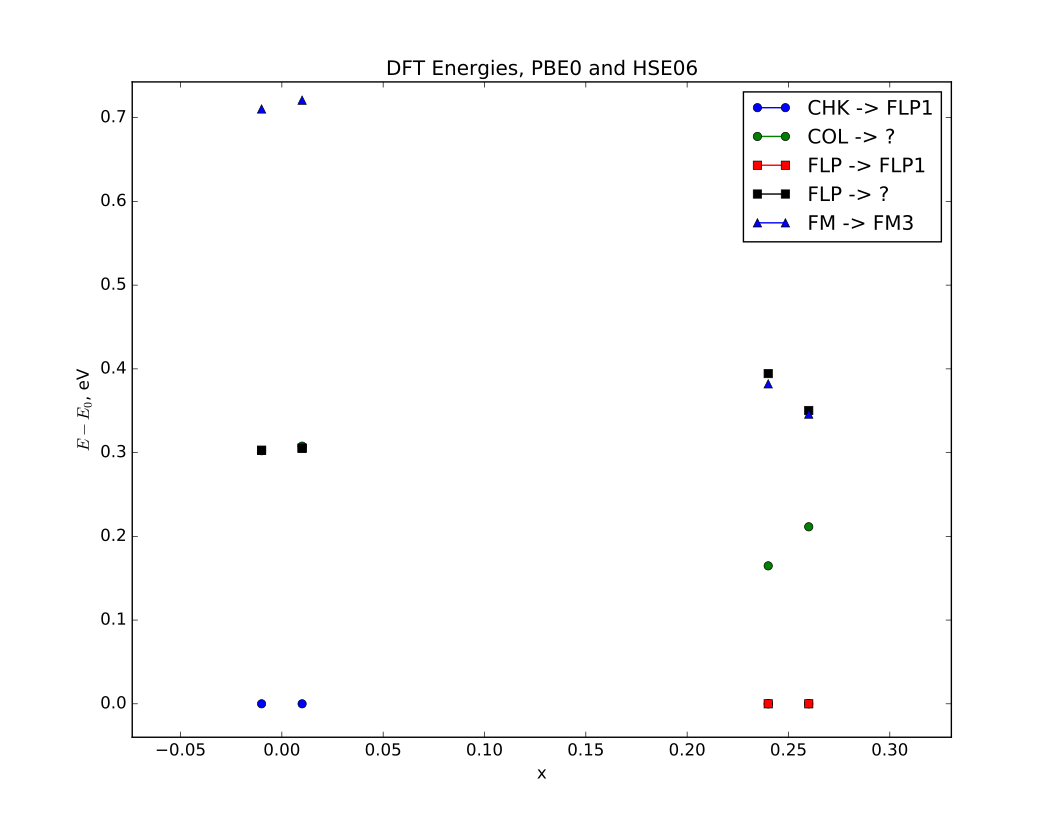

This chart was generated by the following Python code:
import pickle
import numpy as np
import pandas as pd
data={
  #Ordering: x=0, x=0.25_fv, x=0.25
  'PBE0':{
    'S':{
      'x':['0','0.25_fv','0.25'],
      'CHK':np.array([-9.2123749620223E+02,-9.2092111151634E+02,-9.2092791881441E+02])*27.2,
      'COL':np.array([-9.2122638412999E+02,-9.2091969201656E+02,-9.2092670972882E+02])*27.2,
      'FLP1':np.array([-9.2122636552756E+02,-9.2092669006119E+02,-9.2093343498725E+02])*27.2,
      'FLP3':np.array([-9.2122636552756E+02,-9.2091219092014E+02,-9.2091978045593E+02])*27.2,
      'FM':np.array([-9.2121137910381E+02,-9.2091264058011E+02,-9.2092026703934E+02])
    },
    'NS':{
      'x':['0','0.25_fv','0.25'],
      'CHK':np.array([-9.2123749620223E+02,-9.2092669002320E+02,-9.2093343507729E+02])*27.2,
      'COL':np.array([-9.2122638412999E+02,-9.2092063265454E+02,-9.2092758720044E+02])*27.2,
      'FLP1':np.array([-9.2122636552756E+02,-9.2092669022287E+02,-9.2093343503482E+02])*27.2,
      'FLP3':np.array([-9.2122636552756E+02,-9.2091219109429E+02,-9.2091978048822E+02])*27.2,
      'FM':np.array([-9.2121137910381E+02,-9.2091264054414E+02,-9.2092002873599E+02])*27.2
    },
  },
  'HSE06':{
    'S':{
      'x':['0','0.25_fv','0.25'],
      'CHK':np.array([-9.2122881518088E+02,0,0])*27.2,
      'COL':np.array([-9.2121750188336E+02,0,0])*27.2,
      'FLP1':np.array([-9.2121759082240E+02,0,0])*27.2,
      'FLP3':np.array([-9.2121759082240E+02,0,0])*27.2,
      'FM':np.array([-9.2120231036158E+02,0,0])*27.2
    },
    'NS':{
      'x':['0','0.25_fv','0.25'],
      'CHK':np.array([-9.2122881518088E+02,-9.2092109901659E+02,0])*27.2,
      'COL':np.array([-9.2121750188336E+02,-9.2091332695333E+02,0])*27.2,
      'FLP1':np.array([-9.2121759082240E+02,-9.2092109920075E+02,0])*27.2,
      'FLP3':np.array([-9.2121759082240E+02,-9.2090821996870E+02,0])*27.2,
      'FM':np.array([-9.2120231036158E+02,-9.2090837968879E+02,0])*27.2
    },
  }
}
  
df=pd.DataFrame(data=data)
pickle.dump(df,open('dft_energies.p','wb'))

import matplotlib.pyplot as plt
df=pickle.load(open('dft_energies.p','rb'))
#Undoped
plt.plot([-0.01],df['PBE0']['NS']['CHK'][0]-df['PBE0']['NS']['CHK'][0],label='CHK -> FLP1',marker='o',c='b')
plt.plot([-0.01],df['PBE0']['NS']['COL'][0]-df['PBE0']['NS']['CHK'][0],label='COL -> ?',marker='o',c='g')
plt.plot([-0.01],df['PBE0']['NS']['FLP1'][0]-df['PBE0']['NS']['CHK'][0],label='FLP -> FLP1',marker='s',c='r')
plt.plot([-0.01],df['PBE0']['NS']['FLP3'][0]-df['PBE0']['NS']['CHK'][0],label='FLP -> ?',marker='s',c='k')
plt.plot([-0.01],df['PBE0']['NS']['FM'][0]-df['PBE0']['NS']['CHK'][0],label='FM -> FM3',marker='^',c='b')

plt.plot([0.01],df['HSE06']['NS']['CHK'][0]-df['HSE06']['NS']['CHK'][0],marker='o',c='b')
plt.plot([0.01],df['HSE06']['NS']['COL'][0]-df['HSE06']['NS']['CHK'][0],marker='o',c='g')
plt.plot([0.01],df['HSE06']['NS']['FLP1'][0]-df['HSE06']['NS']['CHK'][0],marker='s',c='r')
plt.plot([0.01],df['HSE06']['NS']['FLP3'][0]-df['HSE06']['NS']['CHK'][0],marker='s',c='k')
plt.plot([0.01],df['HSE06']['NS']['FM'][0]-df['HSE06']['NS']['CHK'][0],marker='^',c='b')

#Doped
plt.plot([0.24],df['PBE0']['NS']['CHK'][1]-df['PBE0']['NS']['FLP1'][1],marker='o',c='b')
plt.plot([0.24],df['PBE0']['NS']['COL'][1]-df['PBE0']['NS']['FLP1'][1],marker='o',c='g')
plt.plot([0.24],df['PBE0']['NS']['FLP1'][1]-df['PBE0']['NS']['FLP1'][1],marker='s',c='r')
plt.plot([0.24],df['PBE0']['NS']['FLP3'][1]-df['PBE0']['NS']['FLP1'][1],marker='s',c='k')
plt.plot([0.24],df['PBE0']['NS']['FM'][1]-df['PBE0']['NS']['FLP1'][1],marker='^',c='b')

plt.plot([0.26],df['HSE06']['NS']['CHK'][1]-df['HSE06']['NS']['FLP1'][1],marker='o',c='b')
plt.plot([0.26],df['HSE06']['NS']['COL'][1]-df['HSE06']['NS']['FLP1'][1],marker='o',c='g')
plt.plot([0.26],df['HSE06']['NS']['FLP1'][1]-df['HSE06']['NS']['FLP1'][1],marker='s',c='r')
plt.plot([0.26],df['HSE06']['NS']['FLP3'][1]-df['HSE06']['NS']['FLP1'][1],marker='s',c='k')
plt.plot([0.26],df['HSE06']['NS']['FM'][1]-df['HSE06']['NS']['FLP1'][1],marker='^',c='b')

plt.title("DFT Energies, PBE0 and HSE06")
plt.ylabel(r"$E-E_0$, eV")
plt.xlabel("x")
plt.legend(loc=1)
plt.show()
